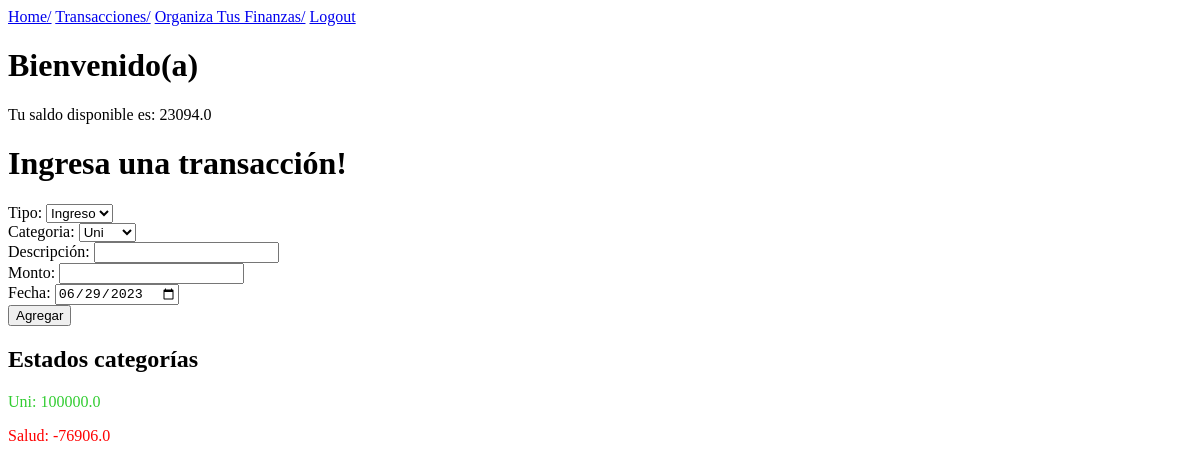
Page / (signed in) on the earlier database version.
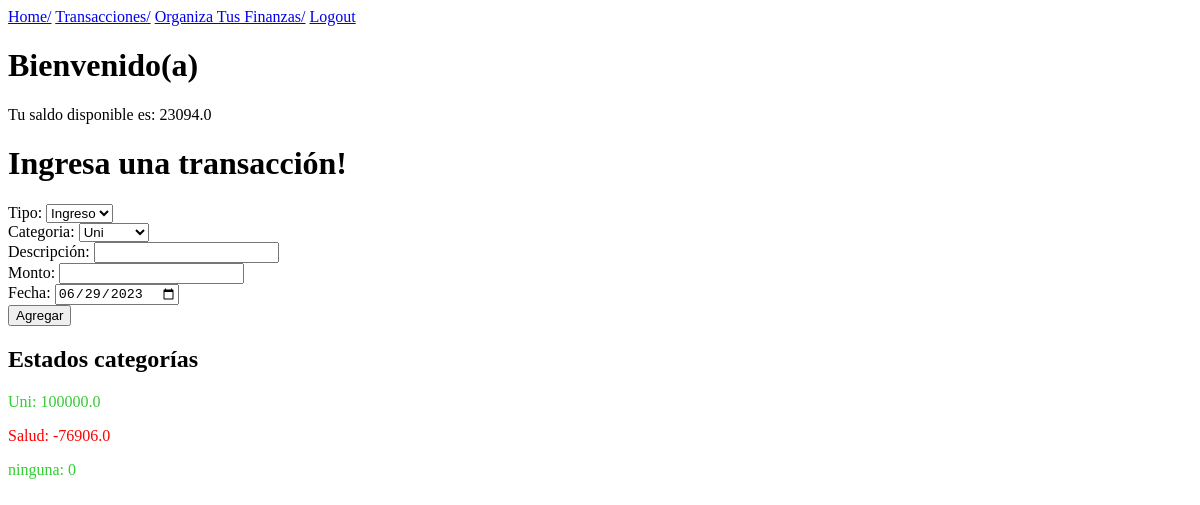
Same page on the later database version.
### finanzapp/models.py (models this page shows)
class Category(models.Model):
    name = models.CharField(max_length=100)
    budget = models.FloatField(blank=True)
    user = models.ForeignKey(User, on_delete=models.CASCADE, related_name="categories", null=True)

### finanzapp/views.py (the view, shortened to what this page needs)
# urls.py: path('', index, name='index'),
def index(request):
    if request.method == 'GET':
        if request.user.is_authenticated:
            user_id= request.user
            saldo = saldo_disponible(user_id)
            categories = Category.objects.filter(user=user_id)
            budgets = []
            for cat in categories:
                budgets.append(saldo_categoría(user_id, cat))
            context = {'saldo': saldo, 'categories': categories, 'today': timezone.now().strftime("%Y-%m-%d"), 'budgets': budgets}
            return render(request, 'index.html', context)
        else:
            return redirect('login')

### finanzapp/views.py (called while the page is built)
def saldo_disponible(user_id):
    depositos = Transaction.objects.filter(user_id=user_id, type='deposit').aggregate(Sum('amount'))['amount__sum'] or 0
    gastos = Transaction.objects.filter(user_id=user_id, type='spend').aggregate(Sum('amount'))['amount__sum'] or 0
    saldo = depositos - gastos
    return saldo

def saldo_categoría(user_id, cat):
    budget = cat.budget
    depositos = Transaction.objects.filter(user_id=user_id, type='deposit', category=cat).aggregate(Sum('amount'))['amount__sum'] or 0
    gastos = Transaction.objects.filter(user_id=user_id, type='spend', category=cat).aggregate(Sum('amount'))['amount__sum'] or 0
    saldo = depositos - gastos
    return {'name': cat.name, 'amount': saldo, 'valid': (saldo >= -budget)}

### finanzapp/templates/index.html (shortened to what this page needs)
{% extends 'base.html' %}
{% block content %}
    <h1>Bienvenido(a) {{ user.display_name }}</h1>
    <p>Tu saldo disponible es: {{ saldo }}</p>
<h1>Ingresa una transacción!</h1>
<form method="post">
    <label for="type">Tipo:</label>
    <select name="type" id="type">
        <option value="deposit">Ingreso</option>
    </select><br>
    {% if categories.count %}
        <label for="category">Categoria:</label>
        <select name="category" id="category">
            {% for cat in categories %}
                <option value="{{ cat.name }}">{{ cat.name }}</option>
            {% endfor %}
        </select><br>
    {% endif %}
    <label for="description">Descripción:</label>
    <input type="text" name="description" required><br>
    <label for="amount">Monto:</label>
    <input type="number" name="amount" required><br>
    <label for="date">Fecha:</label>
    <input type="date" name="date" value="{{ today }}" required><br>
    <input type="submit" value="Agregar">
    <div>
        <h2>Estados categorías</h2>
        {% for budget in budgets %}
            {% if budget.valid %}
                <p style="color:LimeGreen;">{{budget.name}}: {{budget.amount}}</p>
            {% else %}
                <p style="color:red;">{{budget.name}}: {{budget.amount}}</p>
            {% endif %}
        {% endfor %}
    </div>
</form>
{% endblock %}

### finanzapp/templates/base.html (shortened to what this page needs)
<!DOCTYPE html>
<html lang="en">
<head>
</head>
<body>
      {% include 'partials/_navbar.html' %}
    {% block content %} {% endblock %}
</body>
</html>

### finanzapp/templates/partials/_navbar.html
<nav>
    <a href="{% url 'index' %}">Home/</a>
    <a href="{% url 'list' %}">Transacciones/</a>
    <a href="{% url 'organiza_finanzas' %}">Organiza Tus Finanzas/</a>
    <a href="{% url 'logout' %}">Logout</a>
</nav>

Differences in the rows shown:
added Category: name "ninguna"
Other differences:
new list line: ": 0"
